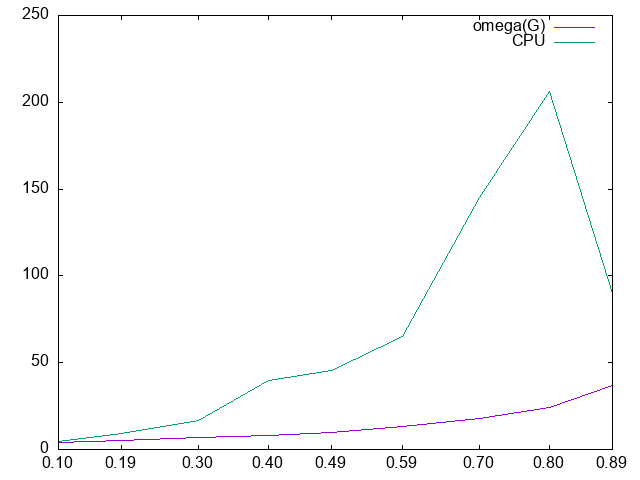

The script that saved this image:
set datafile separator comma
set term png
set output "clique.png"
plot "clique.csv" using 1:2:xtic(1) with lines title "omega(G)", "clique.csv" using 1:3:xtic(1) with lines title "CPU"
